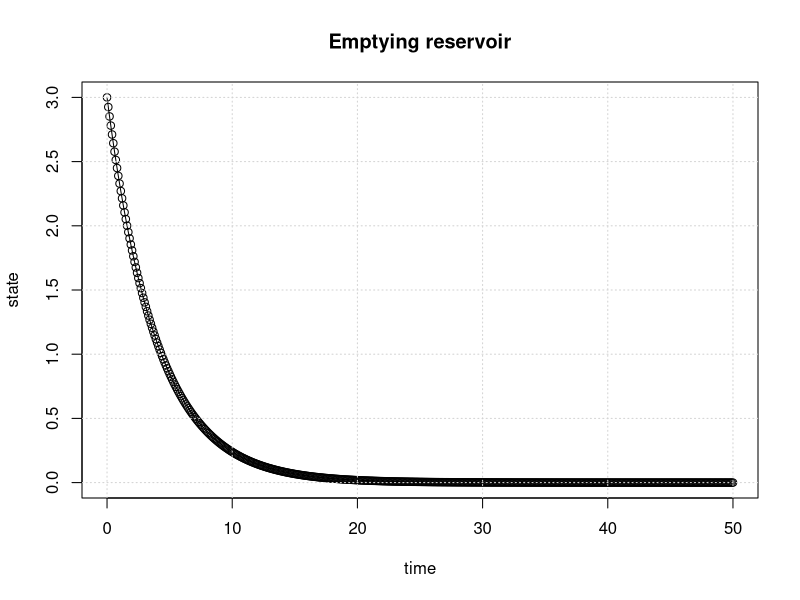
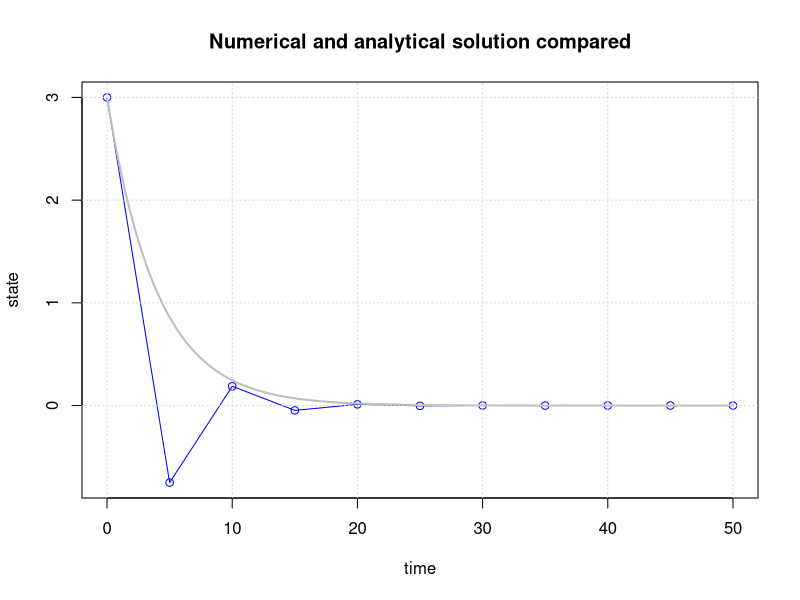
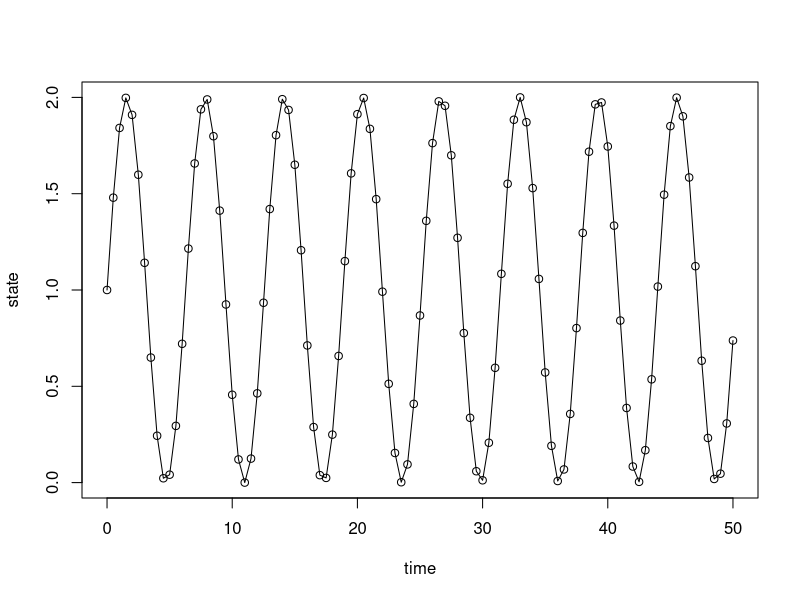
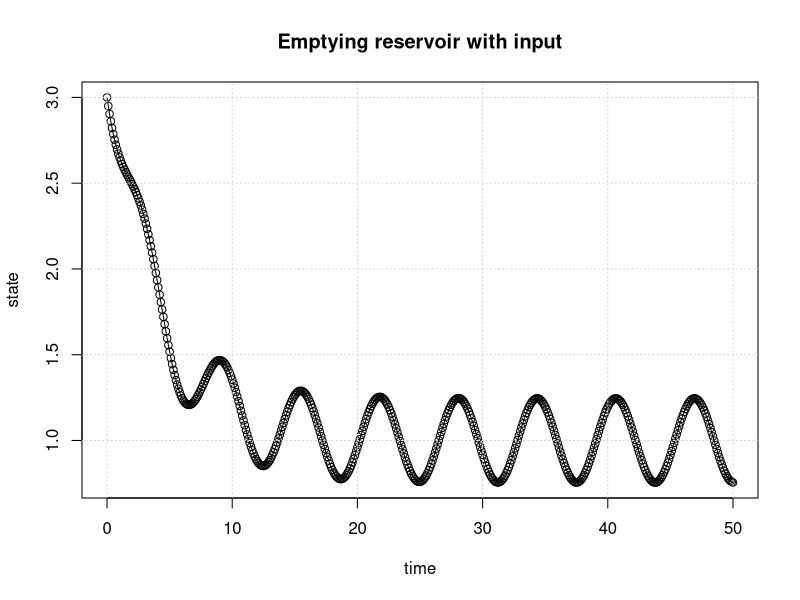
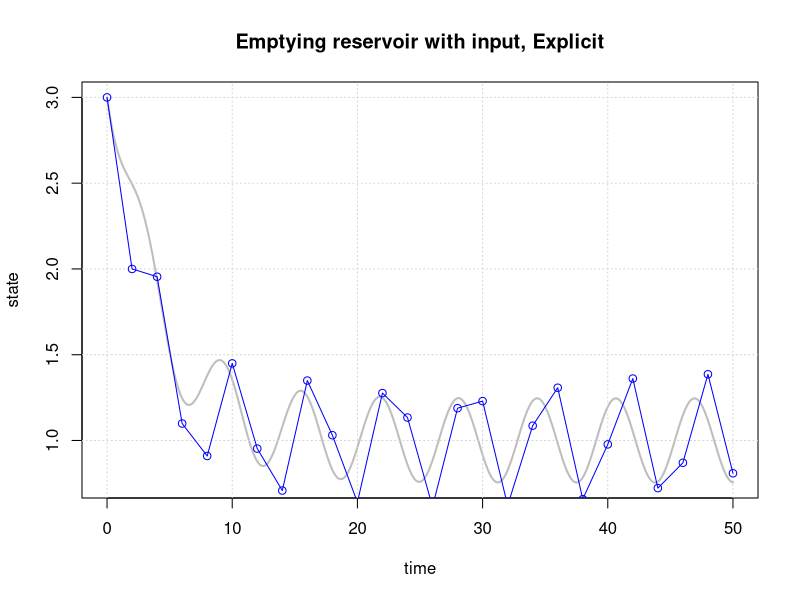
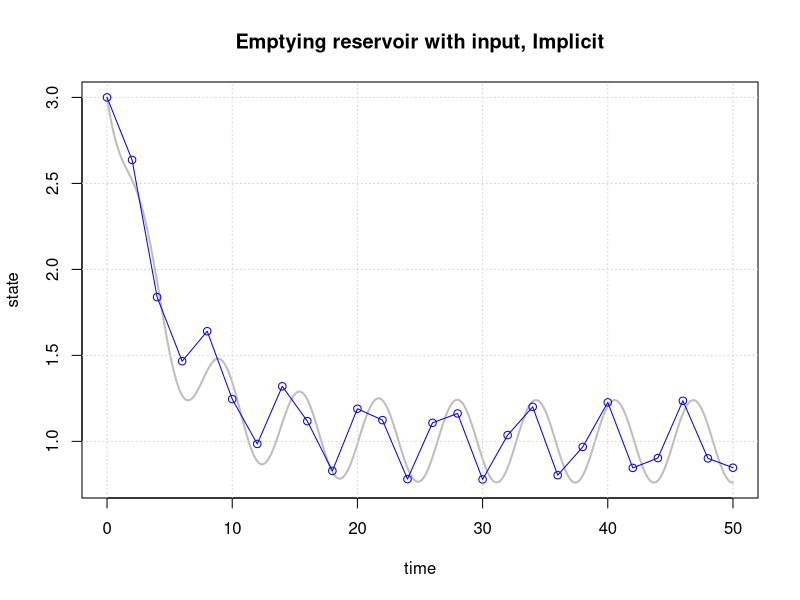
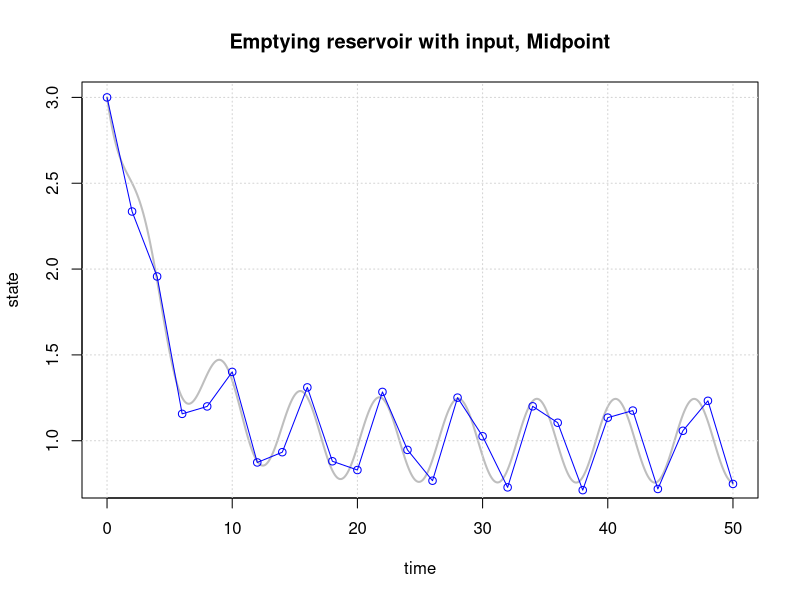
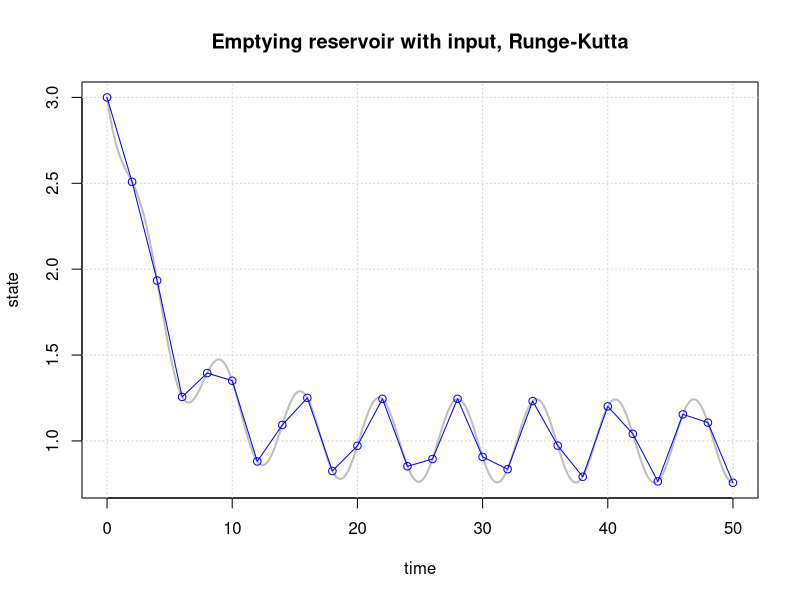

These charts were generated, in order, by the following R code:
## ---- chunk 1
sys.fun = function(state)
{
  newstate = ...
  return(newstate)
}
## ---- chunk 2
sys.fun = function(state)
{
  newstate = state*(1-alpha*dt)
  return(newstate)
}
## ---- chunk 3
# Initial parameter values
begin.time = 0     # usually this variable is set to 0
end.time   = 50    # end time of the simulation (50)
dt         = 0.1   # delta t; time discretisation (0.1)
init.state = 3     # state of the system at the beginning of the simulation (3)
alpha      = 0.25  # decay constant (0.25)

# Simulation initialisation
time = begin.time
result.state= c(init.state)
result.time = c(time)
current.state = init.state

# Simulation
while(time < end.time)
{
  current.state = sys.fun(current.state)
  result.state = c(result.state,current.state)
  time = time + dt
  result.time = c(result.time,time)
}

# Plotting
plot(result.time,result.state,type='o',xlab="time",ylab="state")
title(main='Emptying reservoir')
grid()
## ---- chunk 4
# Initial parameter values
begin.time = 0     # usually this variable is set to 0
end.time   = 50    # end time of the simulation (50)
dt         = 5     # delta t; time discretisation (0.25)
init.state = 3     # state of the system at the beginning of the simulation (3)
alpha      = 0.25  # decay constant (0.25)

# Simulation initialisation
time = begin.time
result.state= c(init.state)
result.time = c(time)
current.state = init.state

# Simulation
while(time < end.time)
{
  current.state = sys.fun(current.state)
  result.state = c(result.state,current.state)
  time = time + dt
  result.time = c(result.time,time)
}

# Plotting
plot(result.time,result.state,type='o', col="blue",xlab="time",ylab="state")
time.sequence = seq(begin.time,end.time,by=0.1)
analyt.state=init.state * exp(-time.sequence*alpha)
lines(time.sequence,analyt.state,col='grey',lwd=2)
title(main='Numerical and analytical solution compared')
grid()
## ---- chunk 5
time = seq(0,50,by=0.5)
plot(time,sin(time)+1,type='o', xlab="time",ylab="state")
## ---- chunk 6
rm(list=ls())
# Initial parameter values
begin.time = 0     # usually this variable is set to 0
end.time   = 50    # end time of the simulation
dt         = 0.1   # delta t; time discretisation
init.state = 3     # state of the system at the beginning of the simulation
alpha      = 1     # decay constant
A          = 4     # surface of the bucket
## ---- chunk 7
# Simulation initialisation
time             = begin.time
result.state     = c(init.state)
result.time      = c(time)
current.state    = init.state

# System function
sys.fun = function(state)
{
  newstate = state + dt/A*((sin(time)+1)-alpha*state)
  return(newstate)
}

# Simulation
while(time < end.time)
{
  current.state = sys.fun(current.state)
  result.state = c(result.state,current.state)
  time = time + dt
  result.time = c(result.time,time)
}

# Plotting
plot(result.time,result.state,type='o',xlab="time",ylab="state")
title(main='Emptying reservoir with input')
grid()
## ---- chunk 8
rm(list=ls())
#Initial parameter values
begin.time = 0     # usually this variable is set to 0
end.time   = 50    # end time of the simulation
dt         = 0.1   # delta t; time discretisation
init.state = 3     # state of the system at the beginning of the simulation
alpha      = 1     # decay constant
A          = 4     # surface of the bucket

# Simulation initialisation
time             = begin.time
result.state     = c(init.state)
result.time      = c(time)
current.state    = init.state

# System function
sys.fun = function(state)
{
  newstate = state + dt/A*((sin(time)+1)-alpha*state)
  return(newstate)
}

# Simulation
while(time < end.time)
{
  current.state = sys.fun(current.state)
  result.state = c(result.state,current.state)
  time = time + dt
  result.time = c(result.time,time)
}

# Plotting
plot(result.time,result.state,type='l', col="grey",lwd=2,xlab="time",ylab="state")
title(main='Emptying reservoir with input, Explicit')
grid()

dt = 2.0 # a new dt value to evaluate current scheme
time = begin.time
result.state= c(init.state)
result.time =c(time)
current.state = init.state
while(time < end.time)
{
  current.state = sys.fun(current.state)
  result.state = c(result.state,current.state)
  time = time + dt
  result.time = c(result.time,time)
}
lines(result.time,result.state,type='o',col='blue')
## ---- chunk 9
rm(list=ls())
#Initial parameter values
begin.time = 0     # usually this variable is set to 0
end.time   = 50    # end time of the simulation
dt         = 0.1   # delta t; time discretisation
init.state = 3     # state of the system at the beginning of the simulation
alpha      = 1     # decay constant
A          = 4     # surface of the bucket

# Simulation initialisation
time             = begin.time
result.state     = c(init.state)
result.time      = c(time)
current.state    = init.state

# System function
sys.fun = function(state)
{
  newstate = 1/(1+alpha*dt/A)*(state + dt/A*(sin(time+dt)+1))
  return(newstate)
}

# Simulation
while(time < end.time)
{
  current.state = sys.fun(current.state)
  result.state = c(result.state,current.state)
  time = time + dt
  result.time = c(result.time,time)
}

# Plotting
plot(result.time,result.state,type='l', col="grey",lwd=2,xlab="time",ylab="state")
title(main='Emptying reservoir with input, Implicit')
grid()

dt = 2.0 # a new dt value to evaluate current scheme
time = begin.time
result.state= c(init.state)
result.time =c(time)
current.state = init.state
while(time < end.time)
{
  current.state = sys.fun(current.state)
  result.state = c(result.state,current.state)
  time = time + dt
  result.time = c(result.time,time)
}
lines(result.time,result.state,type='o',col='blue')
## ---- chunk 10
rm(list=ls())
#Initial parameter values
begin.time = 0     # usually this variable is set to 0
end.time   = 50    # end time of the simulation
dt         = 0.1   # delta t; time discretisation
init.state = 3     # state of the system at the beginning of the simulation
alpha      = 1     # decay constant
A          = 4     # surface of the bucket

# Simulation initialisation
time             = begin.time
result.state     = c(init.state)
result.time      = c(time)
current.state    = init.state

# System function

f = function(time, state){
  return(((sin(time)+1)-alpha*state)/A)
}

sys.fun = function(state)
{
  s.aux    = state + dt/2*f(time,state)
  newstate = s.aux + dt/2*f(time+dt/2,s.aux)
  return(newstate)
}

# Simulation
while(time < end.time)
{
  current.state = sys.fun(current.state)
  result.state = c(result.state,current.state)
  time = time + dt
  result.time = c(result.time,time)
}

# Plotting
plot(result.time,result.state,type='l', col="grey",lwd=2,xlab="time",ylab="state")
title(main='Emptying reservoir with input, Midpoint')
grid()

dt = 2.0 # a new dt value to evaluate current scheme
time = begin.time
result.state= c(init.state)
result.time =c(time)
current.state = init.state
while(time < end.time)
{
  current.state = sys.fun(current.state)
  result.state = c(result.state,current.state)
  time = time + dt
  result.time = c(result.time,time)
}
lines(result.time,result.state,type='o',col='blue')
## ---- chunk 11
rm(list=ls())
#Initial parameter values
begin.time = 0     # usually this variable is set to 0
end.time   = 50    # end time of the simulation
dt         = 0.1   # delta t; time discretisation
init.state = 3     # state of the system at the beginning of the simulation
alpha      = 1     # decay constant
A          = 4     # surface of the bucket

# Simulation initialisation
time             = begin.time
result.state     = c(init.state)
result.time      = c(time)
current.state    = init.state

# System function

f = function(time, state){
  return(((sin(time)+1)-alpha*state)/A)
}

sys.fun = function(state)
{
  k1       = dt*f(time       , state         )
  k2       = dt*f(time+0.5*dt, state + 0.5*k1)
  k3       = dt*f(time+0.5*dt, state + 0.5*k2)
  k4       = dt*f(time+    dt, state +     k3)
  newstate = state + (k1 + 2*k2 + 2*k3 + k4)/6
  return(newstate)
}

# Simulation
while(time < end.time)
{
  current.state = sys.fun(current.state)
  result.state = c(result.state,current.state)
  time = time + dt
  result.time = c(result.time,time)
}

# Plotting
plot(result.time,result.state,type='l', col="grey",lwd=2,xlab="time",ylab="state")
title(main='Emptying reservoir with input, Runge-Kutta')
grid()

dt = 2.0 # a new dt value to evaluate current scheme
time = begin.time
result.state = c(init.state)
result.time = c(time)
current.state = init.state
while(time < end.time)
{
  current.state = sys.fun(current.state)
  result.state = c(result.state,current.state)
  time = time + dt
  result.time = c(result.time,time)
}
lines(result.time,result.state,type='o',col='blue')
## ---- chunk 12
##loading input and observed data
hupsel = read.table(file='hupsel.dat')
hupsel.time = hupsel$V1
hupsel.Qin = hupsel$V2
hupsel.Qobs = hupsel$V3
#to make data continuous for al dt
Qin.fun =approxfun(x=hupsel.time,y=hupsel.Qin,rule=2:2) 
Qobs.fun = approxfun(x=hupsel.time,y=hupsel.Qobs,rule = 2:2)

##time aspects
begin.time   = 0              #begin time of the simulation
end.time = hupsel.time[length(hupsel.time)] #end time of the simulation
dt           = 0.5            #1.0#.5 #delta t; time discretisation

#reservoir parameters
res.alpha.lw = 0.10543215 
res.alpha.up = 0.75
res.lvl.up   = 0.4            #1.7
res.A        = 1.45 

init.state   = 1.4            #the initial state of the linear reservoir

sys.fun = function(state)
{
  if(state<= res.lvl.up)
  {
    state = state +dt/res.A*(Qin.fun(time)- res.alpha.lw*state)
  }else{
    state = state + dt/res.A*(Qin.fun(time)-res.alpha.up*(state-res.lvl.up)-res.alpha.lw*state)
  }
  return(state)
}

time            = begin.time
result.state    = c(init.state)
result.time     = c(time)
current.state   = init.state
result.Qout1    = c()
result.Qout2    = c()
result.Qin      = c()
while(time < end.time)
{
  current.state = sys.fun(current.state)
  result.state  = c(result.state,current.state)
  time          = time + dt
  result.time   = c(result.time,time)
}

#####Calculation of the Qout fluxes
##first a function (state.above.up) to determine which states are above the upper outlet
state.above.up = function()
{
  state.up = c()
  for (i in 1:length(result.time))
  {
    this.state = result.state[i]
   if(this.state>res.lvl.up)
   {
     state.up=c(state.up,this.state)
   }else{
     state.up=c(state.up,0)
   }
  }
  return(state.up)
}


  state.above =state.above.up()  
  Qout.up = state.above
  IQout = which(state.above>0)
  Qout.up[IQout] = res.alpha.up*(Qout.up[IQout]-res.lvl.up) 
 
  
#   Qout.up = res.alpha.up*(state.above[state.above>0]-res.lvl.up)

Qout.lw = c()
Qout.lw = res.alpha.lw*result.state
# Qout.lw = res.A*res.k.lw*result.state

##balance
##dV/dt = Qin - Qout.lw - Qout.up
##dV/dt = state*res.A/dt
nrsteps = length(result.state)-1
dVdt = diff(result.state)*res.A/dt
Qin = Qin.fun(result.time)
error = Qin[1:nrsteps] - Qout.lw[1:nrsteps] - Qout.up[1:nrsteps] - dVdt
 
plot(result.time,Qin,type = 'l',
     ylim=c(min(Qin,Qout.lw,Qout.up,dVdt),max(Qin,Qout.lw,Qout.up,dVdt)),
     ylab = 'L^3/T',xlab = 'time')
legend('topleft',c('Qin : black',
                 'Qout.lw : blue',
                 'Qout.up : green',
                 'dVdt: red',
                 'error : dashed'))

     
lines(result.time[1:nrsteps],dVdt,col='red')
lines(result.time[1:nrsteps],Qout.lw[1:nrsteps],col='blue')
lines(result.time[1:nrsteps],Qout.up[1:nrsteps],col='green')
lines(result.time[1:nrsteps],error,lty='dashed')

##results observed vs computed
plot(result.time[1:nrsteps],Qobs.fun(result.time[1:nrsteps]),type='l',
     lwd=2,col='grey',ylim=c(min(hupsel.Qobs,Qout.lw,Qout.up),max(hupsel.Qobs,Qout.lw,Qout.up)),
     ylab = 'Qout.obs/Qout.calc',xlab = 'time')
lines(result.time[1:nrsteps],Qout.up[1:nrsteps]+Qout.lw[1:nrsteps],col='blue')

Sumsquares = sum((Qobs.fun(result.time)-(Qout.up+Qout.lw))^2)
title(main=paste('Observed (grey) vs. calculated discharges ','SS = ',Sumsquares))
